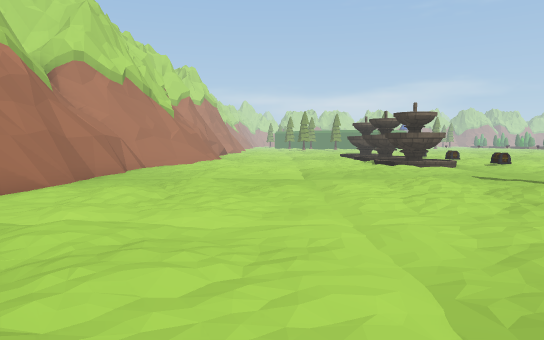
[1] (above)

20 first-person views from a walk through a scene from a Unity 3-D project. The camera is 1.5 m above the floor, tilts 4° down and sees 70° across. The floor is counted in squares, 1.8 m on a side. Each view is taken from the middle of a square. On the plan, view 1 faces up. The plan holds only what a view shows up to about 12 squares ahead; the rest is blank. The place goes on beyond the plan. The player is left out. Some animated figures are left out. Some surface patterns are stand-ins.

[2]
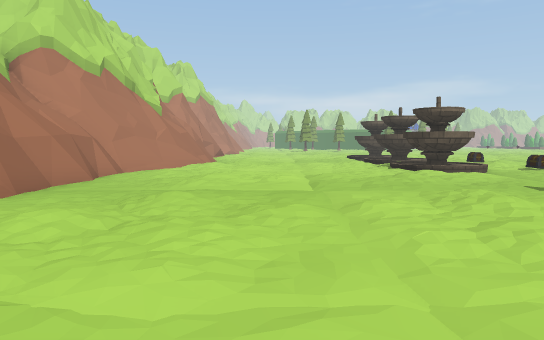

[3]
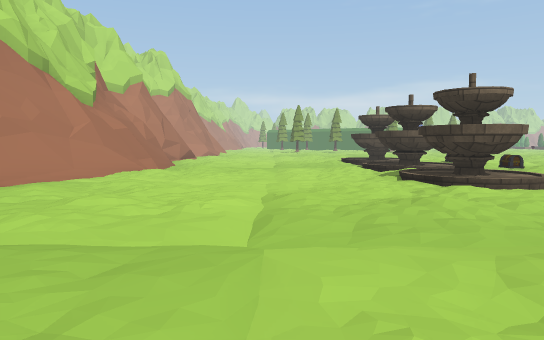

[4]
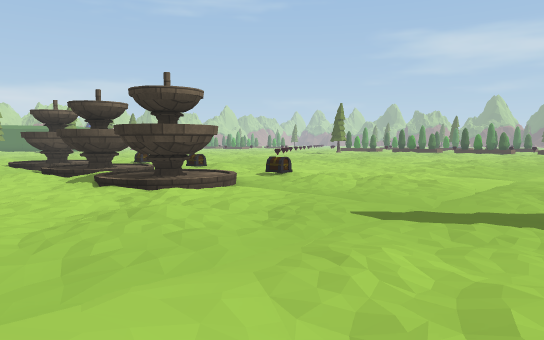

[5]
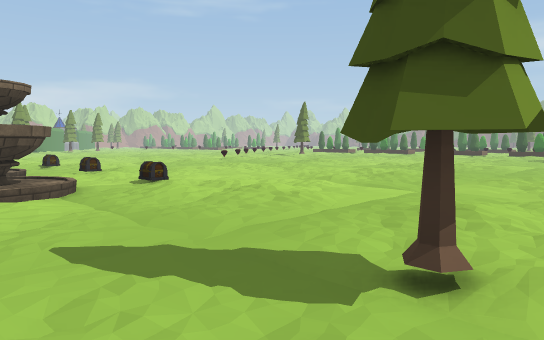

[6]
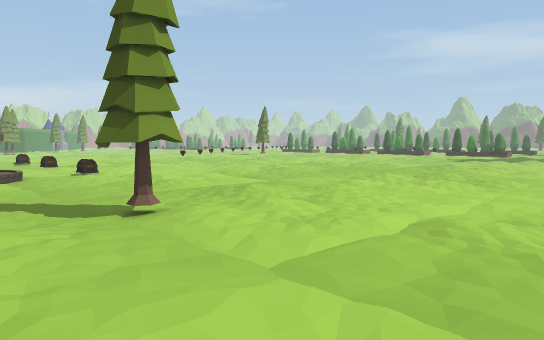

[7]
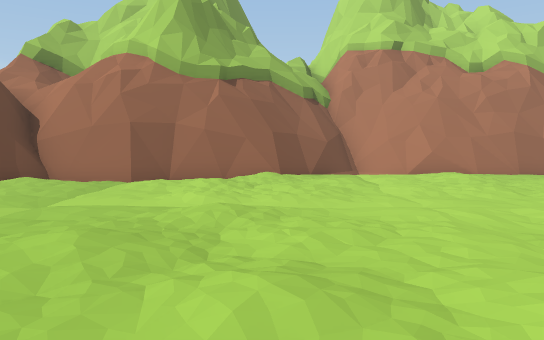

[8]
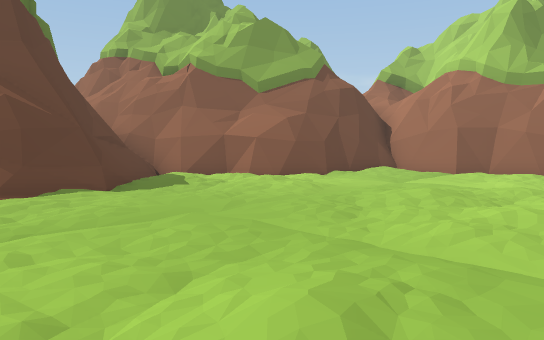

[9]
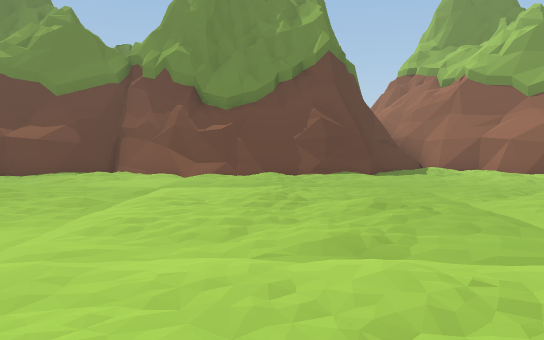

[10]
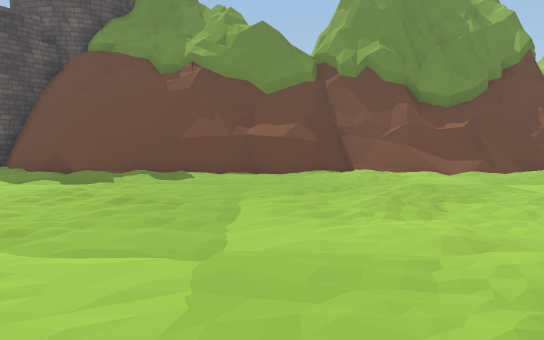

[11]
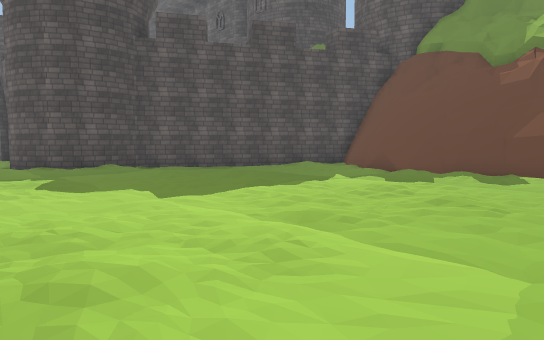

[12]
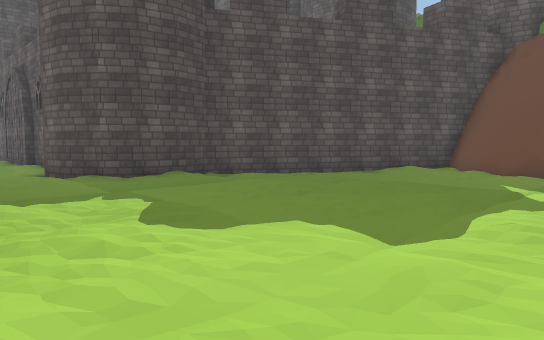

[13]
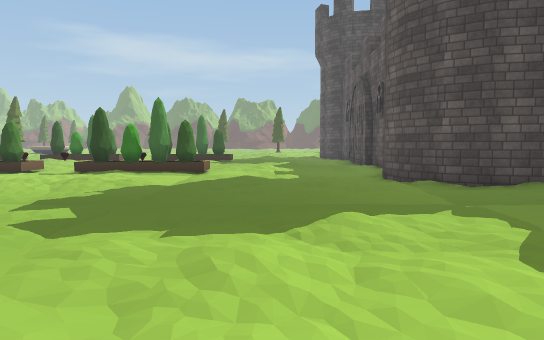

[14]
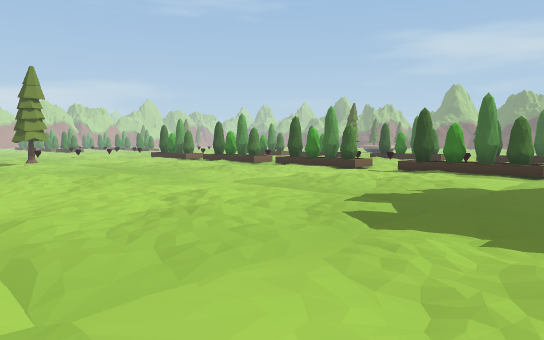

[15]
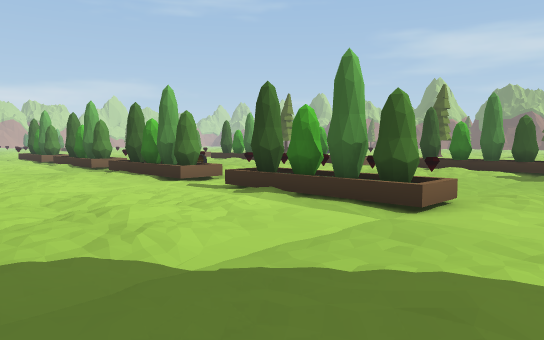

[16]
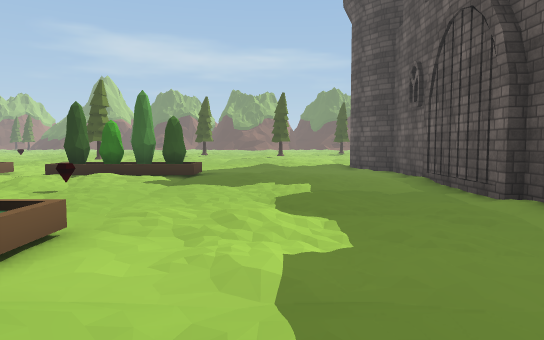

[17]
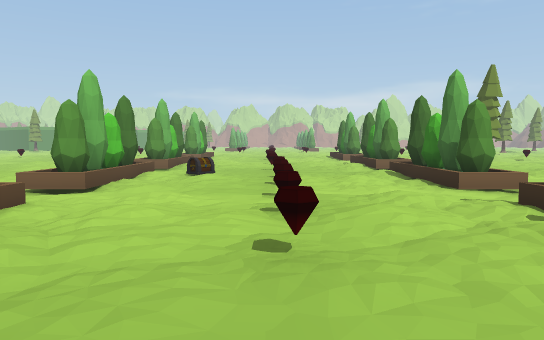

[18]
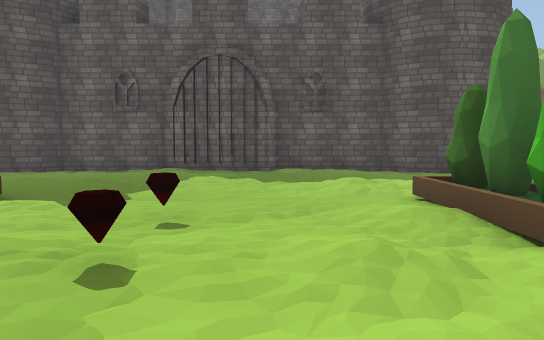

[19]
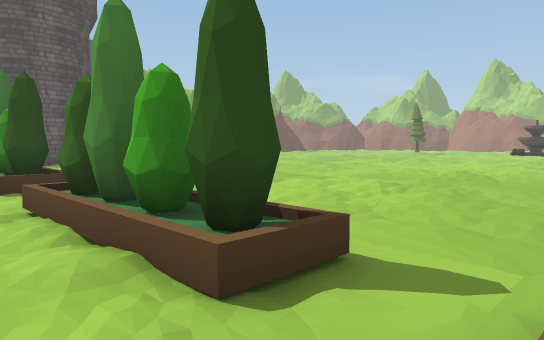

[20]
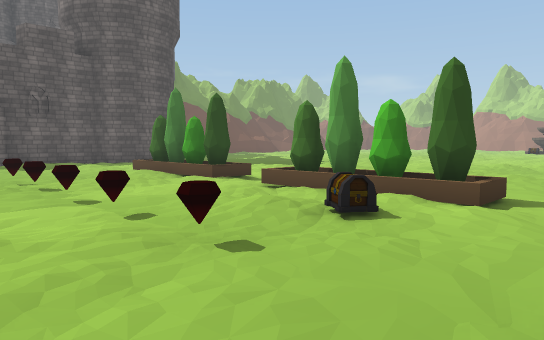

### Floor plan
Key: @ floor where view 1 was taken; # wall or solid block; . main floor; : floor 0.25 m higher than the main floor; / step, stairs or slope; O other object.
Columns run from 5 left of view 1 to 43 right of it. Each row starts with its distance up from view 1.
 20                             ...   ....O/..O...O
 19           O ..              ./. ......./.....
 18  ##//.. /OOO.O/            .//....//..O/O...//O
 17  ##///////OO/./            ////...//:.OOO/O///O
 16  #////...//.///..          .:./..//...O//:O///O
 15 ##./...../OO./....         .//........OO/...//O
 14 #/./.....OOO.O/....        .../.../...../.O./..
 13 #....../////..../...       .../.......O///.../O
 12 #.//..//.//.///.././/      /../:.///..OO//O///O
 11 #/..//..///..././..//      ///....////O///O../O
 10 #..//.........:..../...   .../..../...O/..../OO
  9 #................../...   .../........OO.....OO
  8 #..//........./..../...    ..//...//.../..../..
  7 #..////.///OO//./:///. ././/.///..////////..///
  6 #/////..///..///...././//....//..////..://.////.
  5 #./..../.........../.../...../..../.....:../..../
  4 #../...../.../..../...../...../.../###../.../...#
  3 ##.//../......//..../...//../.....## ############
  2 ###//...//...//..../////./..../../#
  1  ##////.//../././///...///:/.//../#
  0   #//@..//....:..../........./...##
 -1   #..............................#
 -2   #/....//..../....:..../....:..##
 -3   ###././/...././////...////.//.#
 -4    #####.///######/##########./##
 -5       ##.//##########      ###.
 -6        ##/##                 #

Where each view was taken, in squares from view 1:
view 1: 0 up, 0 right, facing up
view 2: 2 up, 0 right, facing up
view 3: 6 up, 1 right, facing up
view 4: 7 up, 1 right, facing up-right
view 5: 6 up, 4 right, facing up-right
view 6: 2 up, 4 right, facing up-right
view 7: 2 up, 6 right, facing left
view 8: 3 up, 9 right, facing down-left
view 9: 7 up, 9 right, facing down
view 10: 7 up, 16 right, facing down
view 11: 7 up, 16 right, facing down-right
view 12: 7 up, 20 right, facing down-right
view 13: 7 up, 21 right, facing right
view 14: 7 up, 21 right, facing up-right
view 15: 7 up, 28 right, facing up-right
view 16: 7 up, 30 right, facing right
view 17: 8 up, 37 right, facing up
view 18: 15 up, 36 right, facing down
view 19: 20 up, 35 right, facing down-left
view 20: 20 up, 39 right, facing down-left
